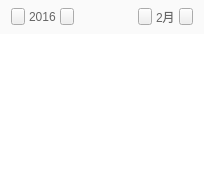
<?xml version="1.0" encoding="UTF-8"?>
<ui version="4.0">
 <class>KPosCalendarWidget</class>
 <widget class="QWidget" name="KPosCalendarWidget">
  <property name="geometry">
   <rect>
    <x>0</x>
    <y>0</y>
    <width>204</width>
    <height>185</height>
   </rect>
  </property>
  <property name="windowTitle">
   <string>Form</string>
  </property>
  <layout class="QVBoxLayout" name="verticalLayout">
   <property name="spacing">
    <number>0</number>
   </property>
   <property name="leftMargin">
    <number>0</number>
   </property>
   <property name="topMargin">
    <number>0</number>
   </property>
   <property name="rightMargin">
    <number>0</number>
   </property>
   <property name="bottomMargin">
    <number>0</number>
   </property>
   <item>
    <widget class="QWidget" name="topWidget" native="true">
     <property name="minimumSize">
      <size>
       <width>0</width>
       <height>34</height>
      </size>
     </property>
     <property name="maximumSize">
      <size>
       <width>16777215</width>
       <height>34</height>
      </size>
     </property>
     <property name="styleSheet">
      <string notr="true">QWidget#topWidget{
	background-color:#fafafa;
}</string>
     </property>
     <layout class="QHBoxLayout" name="horizontalLayout_3">
      <property name="spacing">
       <number>0</number>
      </property>
      <property name="leftMargin">
       <number>11</number>
      </property>
      <property name="topMargin">
       <number>0</number>
      </property>
      <property name="rightMargin">
       <number>11</number>
      </property>
      <property name="bottomMargin">
       <number>1</number>
      </property>
      <item>
       <widget class="QWidget" name="widget_2" native="true">
        <layout class="QHBoxLayout" name="horizontalLayout">
         <property name="spacing">
          <number>4</number>
         </property>
         <property name="leftMargin">
          <number>0</number>
         </property>
         <property name="topMargin">
          <number>0</number>
         </property>
         <property name="rightMargin">
          <number>0</number>
         </property>
         <property name="bottomMargin">
          <number>0</number>
         </property>
         <item>
          <widget class="QPushButton" name="yearLeftButton">
           <property name="minimumSize">
            <size>
             <width>14</width>
             <height>17</height>
            </size>
           </property>
           <property name="maximumSize">
            <size>
             <width>14</width>
             <height>17</height>
            </size>
           </property>
           <property name="styleSheet">
            <string notr="true">QPushButton{
	border-image: url(:/orderGoodsImage/leftArrow.png);
}

QPushButton:pressed{
	border-image: url(:/orderGoodsImage/leftArrow_press.png);
}</string>
           </property>
           <property name="text">
            <string/>
           </property>
          </widget>
         </item>
         <item>
          <widget class="QLabel" name="yearLabel">
           <property name="styleSheet">
            <string notr="true">font-size:12px;
font-family:&quot;微软雅黑&quot;;
color:#666666;</string>
           </property>
           <property name="text">
            <string>2016</string>
           </property>
          </widget>
         </item>
         <item>
          <widget class="QPushButton" name="yearRightButton">
           <property name="minimumSize">
            <size>
             <width>14</width>
             <height>17</height>
            </size>
           </property>
           <property name="maximumSize">
            <size>
             <width>14</width>
             <height>17</height>
            </size>
           </property>
           <property name="styleSheet">
            <string notr="true">QPushButton{
	border-image: url(:/orderGoodsImage/rightArrow.png);
}

QPushButton:pressed{
	border-image: url(:/orderGoodsImage/rightArrow_press.png);
}</string>
           </property>
           <property name="text">
            <string/>
           </property>
          </widget>
         </item>
        </layout>
       </widget>
      </item>
      <item>
       <spacer name="horizontalSpacer">
        <property name="orientation">
         <enum>Qt::Horizontal</enum>
        </property>
        <property name="sizeHint" stdset="0">
         <size>
          <width>40</width>
          <height>20</height>
         </size>
        </property>
       </spacer>
      </item>
      <item>
       <widget class="QWidget" name="widget_3" native="true">
        <layout class="QHBoxLayout" name="horizontalLayout_2">
         <property name="spacing">
          <number>4</number>
         </property>
         <property name="leftMargin">
          <number>0</number>
         </property>
         <property name="topMargin">
          <number>0</number>
         </property>
         <property name="rightMargin">
          <number>0</number>
         </property>
         <property name="bottomMargin">
          <number>0</number>
         </property>
         <item>
          <widget class="QPushButton" name="monthLeftButton">
           <property name="minimumSize">
            <size>
             <width>14</width>
             <height>17</height>
            </size>
           </property>
           <property name="maximumSize">
            <size>
             <width>14</width>
             <height>17</height>
            </size>
           </property>
           <property name="styleSheet">
            <string notr="true">QPushButton{
	border-image: url(:/orderGoodsImage/leftArrow.png);
}

QPushButton:pressed{
	border-image: url(:/orderGoodsImage/leftArrow_press.png);
}</string>
           </property>
           <property name="text">
            <string/>
           </property>
          </widget>
         </item>
         <item>
          <widget class="QLabel" name="monthLabel">
           <property name="styleSheet">
            <string notr="true">font-size:12px;
font-family:&quot;微软雅黑&quot;;
color:#666666;</string>
           </property>
           <property name="text">
            <string>2月</string>
           </property>
          </widget>
         </item>
         <item>
          <widget class="QPushButton" name="monthRightButton">
           <property name="minimumSize">
            <size>
             <width>14</width>
             <height>17</height>
            </size>
           </property>
           <property name="maximumSize">
            <size>
             <width>14</width>
             <height>17</height>
            </size>
           </property>
           <property name="styleSheet">
            <string notr="true">QPushButton{
	border-image: url(:/orderGoodsImage/rightArrow.png);
}

QPushButton:pressed{
	border-image: url(:/orderGoodsImage/rightArrow_press.png);
}</string>
           </property>
           <property name="text">
            <string/>
           </property>
          </widget>
         </item>
        </layout>
       </widget>
      </item>
     </layout>
    </widget>
   </item>
   <item>
    <widget class="KPosCalendarListView" name="listView">
     <property name="styleSheet">
      <string notr="true">QListView{
	border:none;
}</string>
     </property>
    </widget>
   </item>
  </layout>
 </widget>
 <customwidgets>
  <customwidget>
   <class>KPosCalendarListView</class>
   <extends>QListView</extends>
   <header>KPosCalendarListView.h</header>
  </customwidget>
 </customwidgets>
 <resources/>
 <connections/>
</ui>
